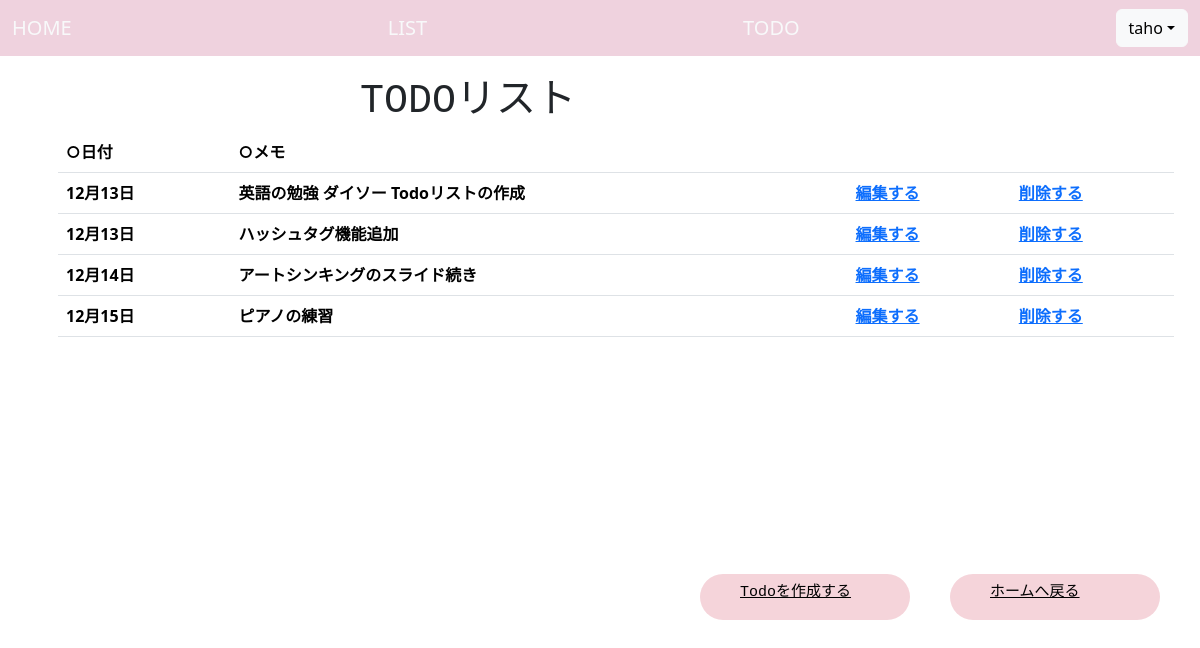
Page /spdiary/listpage/ (signed in) on the committed database.
### spdiary/models.py (models this page shows)
class Todo(models.Model):
    time = models.DateField(verbose_name="作成日", default=timezone.now)
    memo = models.TextField(max_length=255)

### spdiary/views.py (the view)
# urls.py: path('listpage/',Listpage.as_view(),name='listpage'),
class Listpage(generic.ListView):
    model = Todo
    template_name = 'todo/listpage.html'

### templates/todo/listpage.html (shortened to what this page needs)
{% extends './base.html' %}
{% block content %}
<div class="Main">TODOリスト</div>
<ul>
    <div class="container">
        <table class="table caption-top">
            <thead>
                <tr>
                    <th scope="col">○日付</th>
                    <th scope="col">○メモ</th>
                    <th scope="col"></th>
                    <th scope="col"></th>
                </tr>
                <tbody>
                {% for item in object_list %}
                <tr>
                    <th>{{ item.time|date:" m月d日" }}</th>
                    <th>{{ item.memo }}</th>
                    <th><a href="{% url 'spdiary:updatepage' item.pk %}">編集する</a></th>
                    <th><a href="{% url 'spdiary:deletepage' item.pk %}">削除する</a></th>
                </tr>
                {% endfor %}
                </tbody>
            </thead>
        </table>
    </div>
</ul>
<a class="createpage" href="{% url 'spdiary:createpage' %}"><span class="yohaku">Todoを作成する</span></a>
<a class="homepage" href="{% url 'spdiary:index' %}"><span class="yohaku">ホームへ戻る</span></a>
{% endblock %}

### templates/todo/base.html (shortened to what this page needs)
<!DOCTYPE html>
{% load django_bootstrap5 %}
{% bootstrap_css %}
<html lang="ja">
<head>
</head>
<body style="padding-top: 4.5rem;">
    <div class='fixed-top'>
    <nav class=" navbar navbar-primary">
        <div class="container-fluid">
            <a class="navbar-brand text-light" href="{% url 'spdiary:index' %}">HOME</a>
            <div class="navbar-nav">
            <a class="navbar-brand text-light" href="{% url 'spdiary:list' %}">LIST</a>
            </div>
            <div class="navbar-nav">
            <a class="navbar-brand text-light" href="{% url 'spdiary:listpage' %}">TODO</a>
            </div>
            <ul class="navbar-nav mr-md-2">
                {% if user.is_authenticated %}
                <a class="btn btn-light dropdown-toggle" href="#" id="navbarDropdown" role="button" data-bs-toggle="dropdown" aria-expanded="false">{{ user.username }}</a>
                {% else %}
                <a class="btn btn-outline-light btn-light" href="{% url 'spdiary:login' %}">ログインする</a></li>
                {% endif %}
            </ul>
        </div>
    </nav>
    </div>
    {% block content %}
    {% endblock %}
</body>
</html>

### templates/todo/base.html (style rules this page uses)
.navbar { background-color: #efd2de; }

### templates/todo/listpage.html (style rules this page uses)
.createpage { width: 210px; min-height: 46px; background-color: #f5d4da; font-size: 15px; font-family: monospace; color: #000000 ; line-height: 38px; border: none; border-radius: 40px; position: absolute; left: 700px; bottom: 180px; }
.homepage { width: 210px; min-height: 46px; background-color: #f5d4da; font-size: 15px; font-family: monospace; color: #000000 ; line-height: 38px; border: none; border-radius: 40px; position: absolute; left: 950px; bottom: 180px; }
.yohaku { margin:4px 40px; }
.Main { font-family: monospace; padding-left:30%; font-size:40px; }

### rows in the picture
Todo: time "12月13日", memo "英語の勉強 ダイソー Todoリストの作成"
Todo: time "12月13日", memo "ハッシュタグ機能追加"
Todo: time "12月14日", memo "アートシンキングのスライド続き"
Todo: time "12月15日", memo "ピアノの練習"

### other values in the picture
{{ user.username }} "taho"
